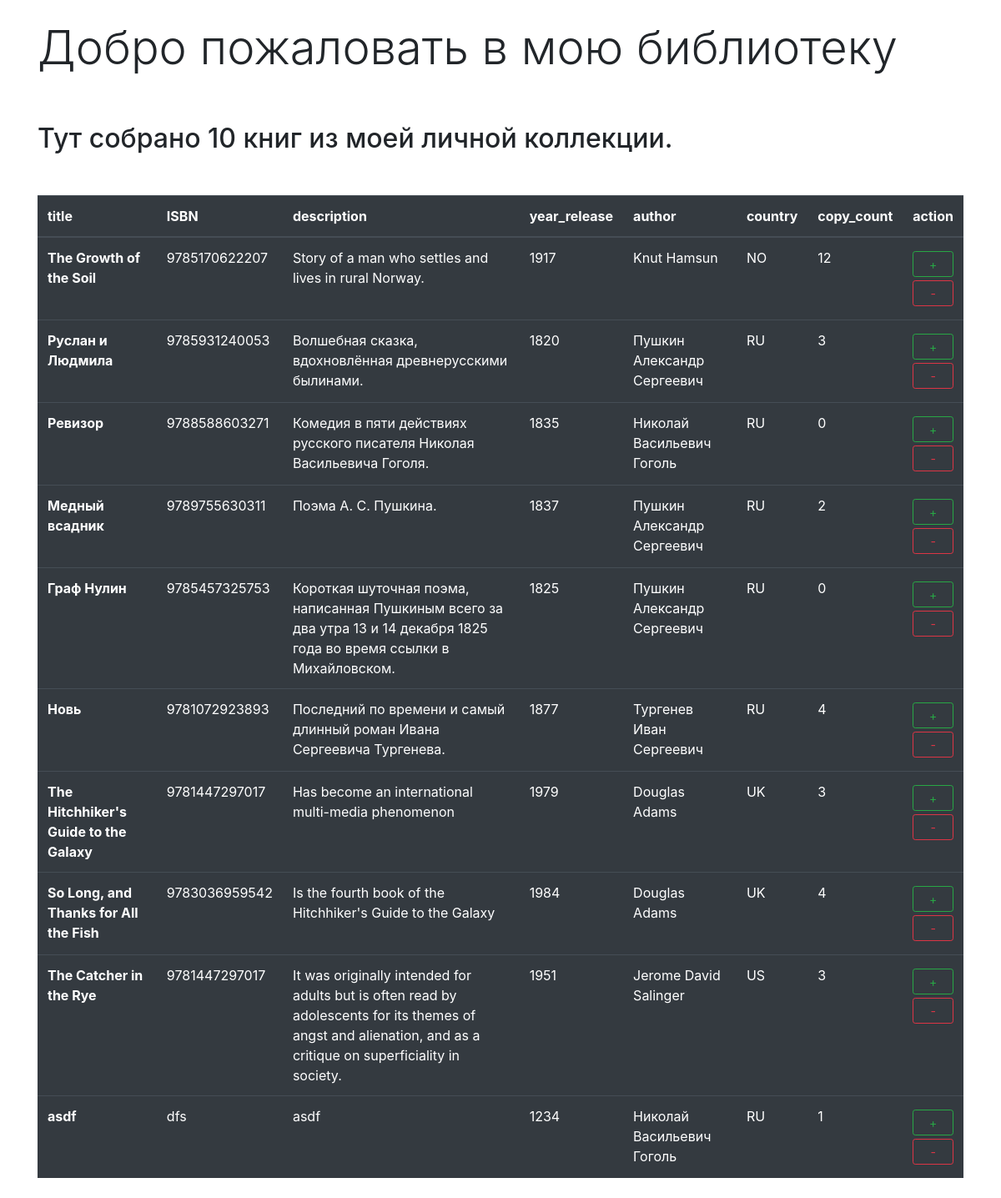
Before: / with the older database file.
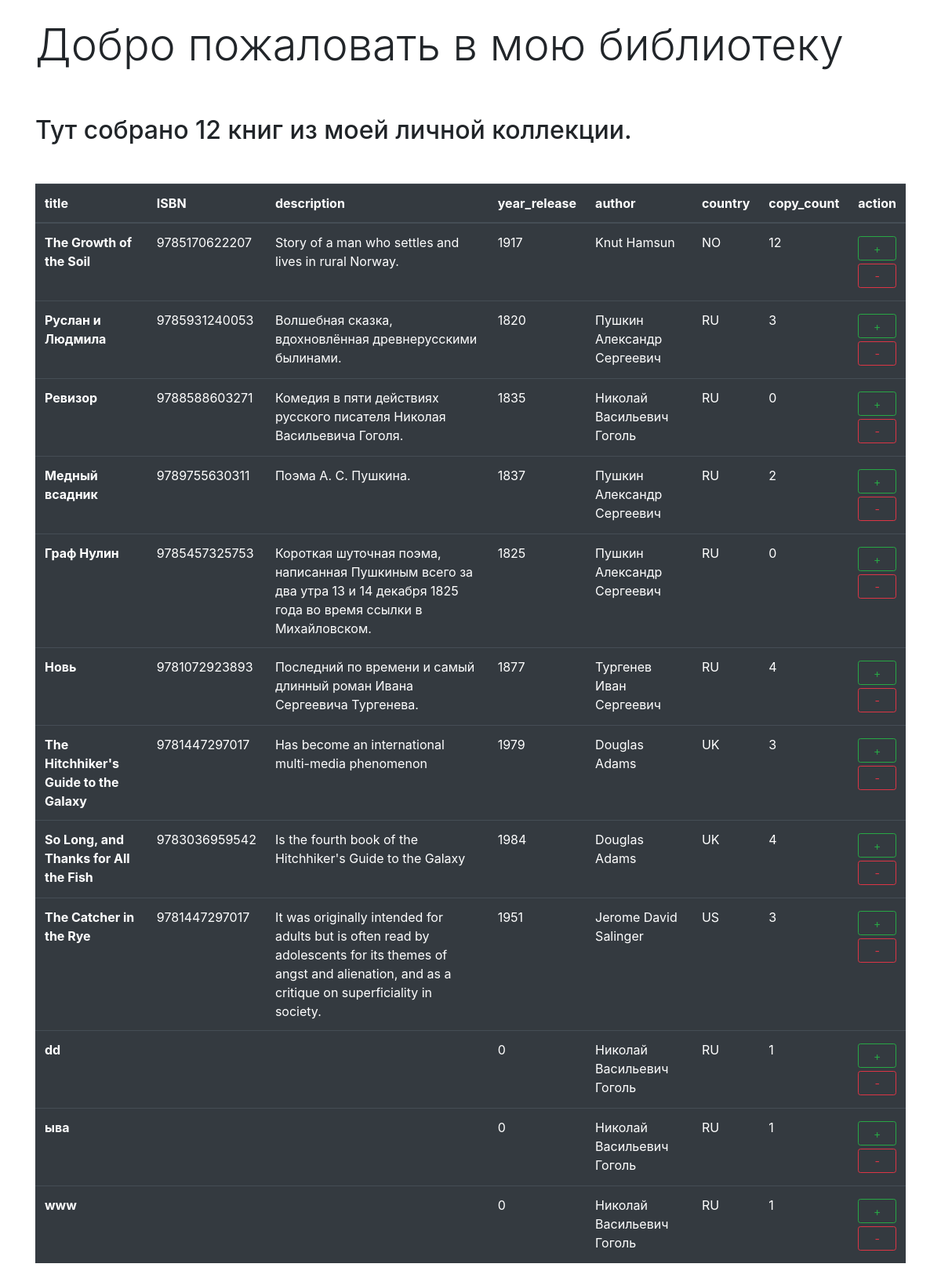
After: the same page with the newer database file.
### p_library/models.py (models this page shows, shortened)
class Book(models.Model):
    ISBN = models.CharField(max_length=13)
    title = models.TextField()
    description = models.TextField()
    year_release = models.SmallIntegerField(default=0)
    author = models.ForeignKey(Author, on_delete=models.CASCADE)
    edition = models.ForeignKey(Edition, null=True, on_delete=models.CASCADE)
    copy_count = models.IntegerField(default=1)
    price = models.FloatField(default=0)
    logo = models.ImageField(upload_to='img/books_logo', blank=True)

class Author(models.Model):
    full_name = models.TextField()
    birth_year = models.SmallIntegerField()
    country = models.CharField(max_length=2)

### p_library/views.py (the view)
# urls.py: path('', views.index),
def index(request):
    template = loader.get_template('index.html')
    books_count = Book.objects.all().count()
    books = Book.objects.all()
    biblio_data = {
        "title": "мою библиотеку",
        "books_count": books_count,
        "books": books,
    }
    return HttpResponse(template.render(biblio_data, request))

### p_library/templates/index.html (shortened to what this page needs)
<!DOCTYPE html>
<html lang="en">
<head>
    <link rel="stylesheet" href="https://stackpath.bootstrapcdn.com/bootstrap/4.3.1/css/bootstrap.min.css"
>
</head>
<body>
    <div class="container">
        <h1 class="display-4 py-4">Добро пожаловать в {{ title }}</h1>
        <h2 class="my-40 py-4">Тут собрано {{ books|length }} книг из моей личной коллекции.</h2>
        <table class="table table-hover table-dark my-4">
            <thead>
                <tr>
                    <th scope="col">title</th>
                    <th scope="col">ISBN</th>
                    <th scope="col">description</th>
                    <th scope="col">year_release</th>
                    <th scope="col">author</th>
                    <th scope="col">country</th>
                    <th scope="col">copy_count</th>
                    <th scope="col">action</th>
                </tr>
            </thead>
            {% for book in books %}
            <tr>
                <th scope="row">{{ book.title }}</th>
                <td>{{ book.ISBN }}</td>
                <td>{{ book.description }}</td>
                <td>{{ book.year_release }}</td>
                <td>{{ book.author.full_name }}</td>
                <td>{{ book.author.country }}</td>
                <td>{{ book.copy_count }}</td>
                <td>
                    <form action="/book_increment/" method="post" enctype="multipart/form-data">
                        <button class="btn btn-outline-success btn-sm btn-block my-1" type="submit">+</button>
                    </form>
                    <form action="/book_decrement/" method="post" enctype="multipart/form-data">
                        <button class="btn btn-outline-danger btn-sm btn-block my-1" type="submit">-</button>
                    </form>
                </td>
            </tr>
            {% endfor %}
        </table>
    </div>
</body>
</html>

Changed rows visible on the page:
removed Book: title "asdf", ISBN "dfs", description "asdf", year_release "1234", author.full_name "Николай Васильевич Гоголь", author.country "RU", copy_count "1"
added Book: title "dd", year_release "0", author.full_name "Николай Васильевич Гоголь", author.country "RU", copy_count "1"
added Book: title "ыва", year_release "0", author.full_name "Николай Васильевич Гоголь", author.country "RU", copy_count "1"
added Book: title "www", year_release "0", author.full_name "Николай Васильевич Гоголь", author.country "RU", copy_count "1"
Other visible differences:
{{ books|length }}: "10" → "12"
